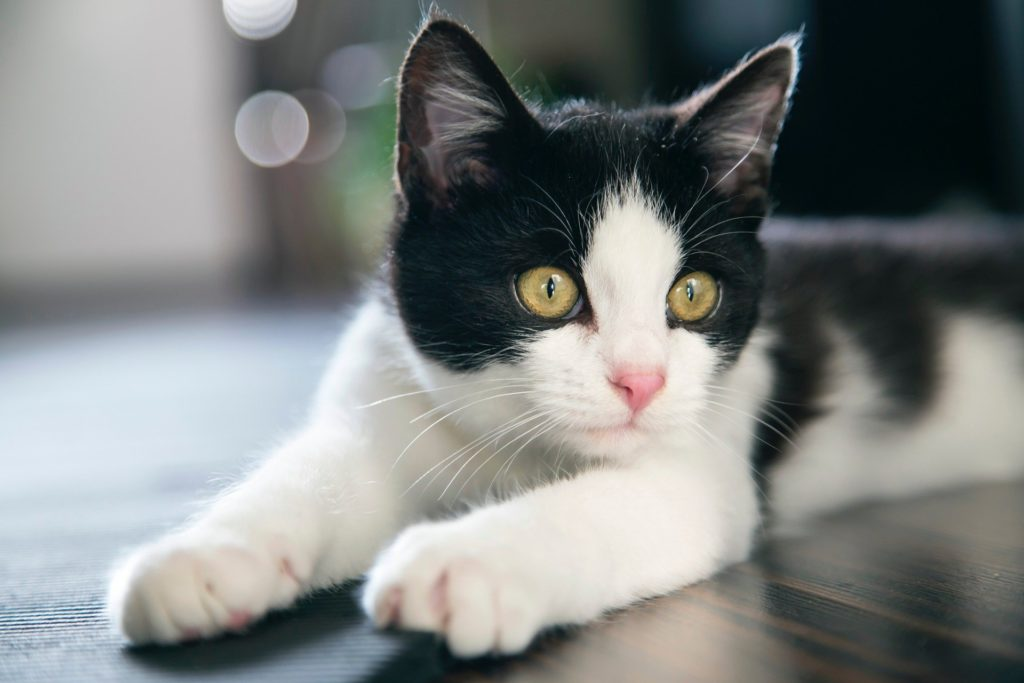
#> input picture images/cat.jpg, 1024 x 683 px, found by its file name
$ python histogram.py
#> lines starting #> are read from the running program, lines starting #| are printed output that depends on the picture; after the words box and inside, x2 and y2 are one past the last pixel; in counts of white or black regions, pixels touching at a corner belong together
import cv2 as cv
import matplotlib.pyplot as plt
import numpy as np

#historgram - a layer to visualize the pixel intensity distribution
#for grayscale, for rgb
img = cv.imread('/Users/zhenyabudnyk/PycharmProjects/OpenCV_learning2/images/cat.jpg')
#> img is the input picture: shape (683, 1024, 3); mean B, G, R 127.7, 129, 125.5
cv.imshow("man", img)

#to gray
gray = cv.cvtColor(img, cv.COLOR_RGB2GRAY)
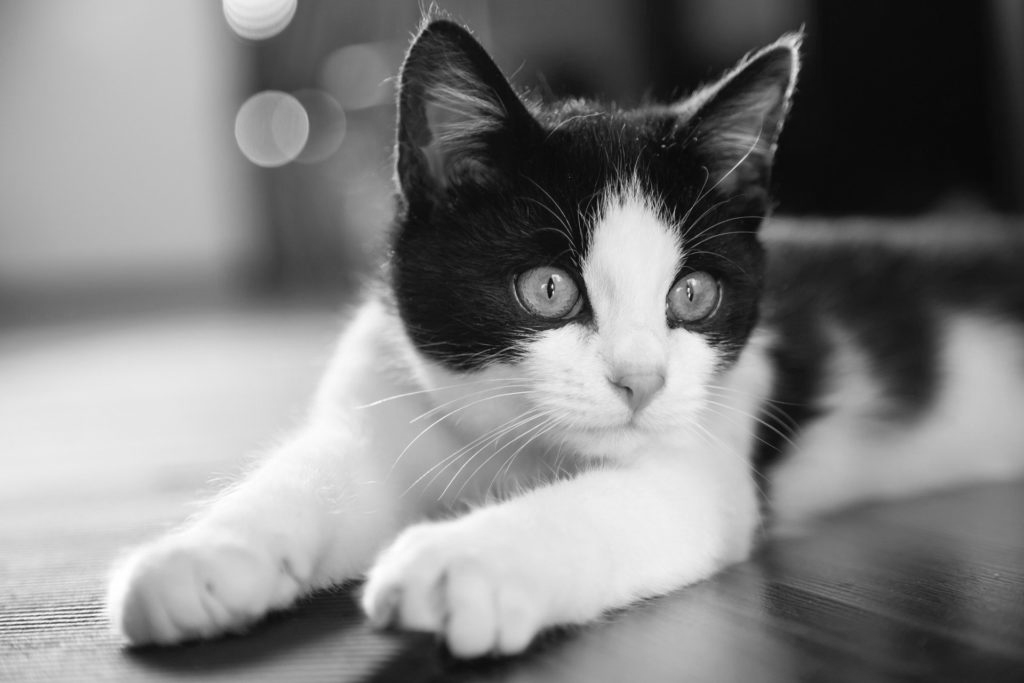
#> gray: shape (683, 1024); min 1, max 255, mean 128.2
cv.imshow(' gray ', gray)

blank = np.zeros(img.shape[:2], dtype='uint8')
mask = cv.circle(blank, (img.shape[1]//2, img.shape[0]//2), 100, 255, -1)
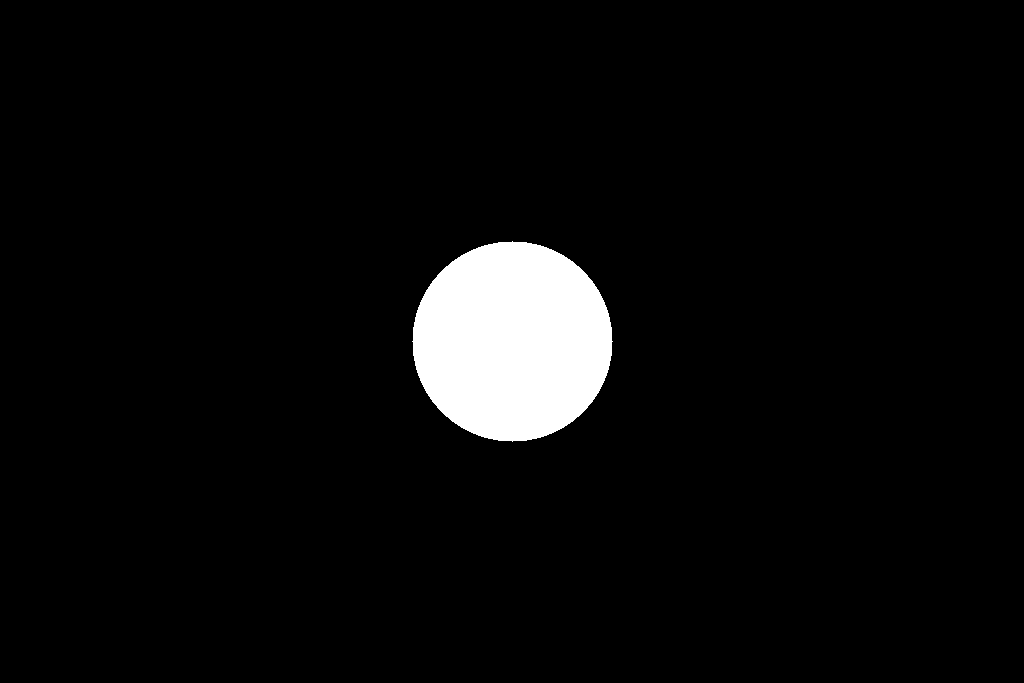
#> blank: shape (683, 1024); 4.5% white; 1 white region, box (x1, y1, x2, y2) and area: (412, 241, 613, 442) 31417
#cv.imshow('circle', circle)

masked = cv.bitwise_and(gray, gray, mask=mask)#make the mask
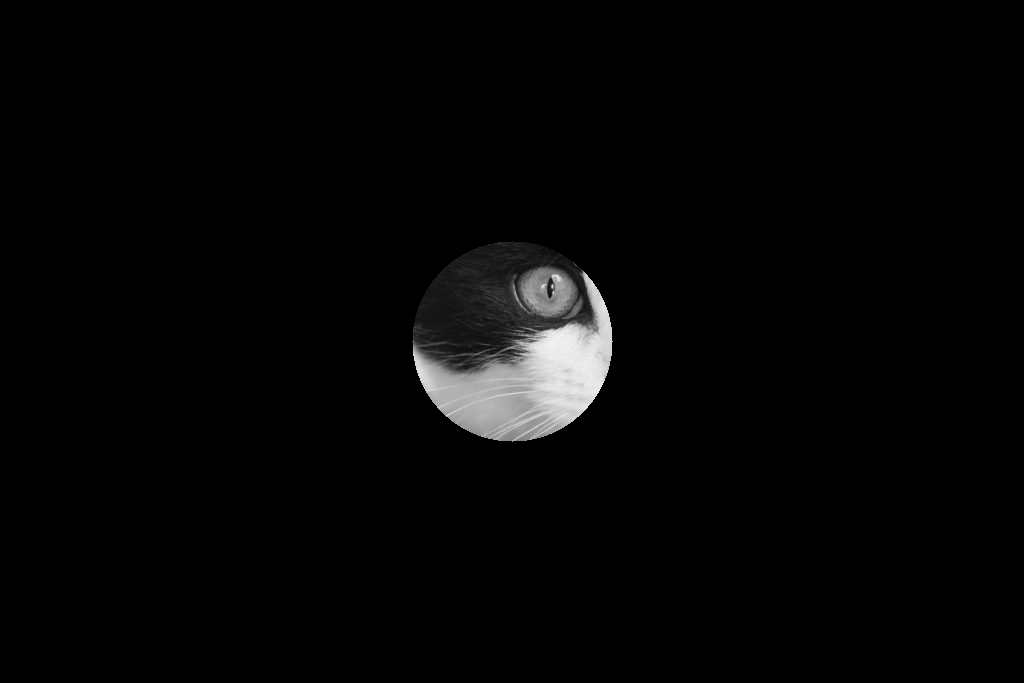
#> masked: shape (683, 1024); min 0, max 246, mean 5.3
cv.imshow('Mask', masked)

# [12 lines of commented-out code are left out]
colors = ('b', 'g', 'r')
for i,col in enumerate(colors):
    hist = cv.calcHist([img], [i], masked, [256], [0,256])
    plt.plot(hist, color=col)
    plt.xlim([0, 256])

plt.show()
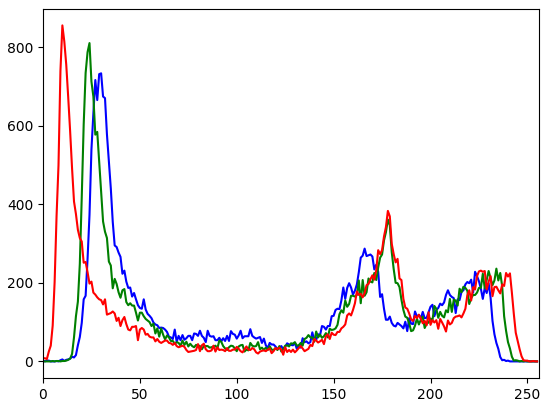
#> figure drawn by matplotlib, 1 panel; curve peaks at x = 30, y = 733; curve peaks at x = 24, y = 810; curve peaks at x = 10, y = 855


cv.waitKey(0)

$ run again, with images/322868_1100-800x825.jpg copied over images/cat.jpg
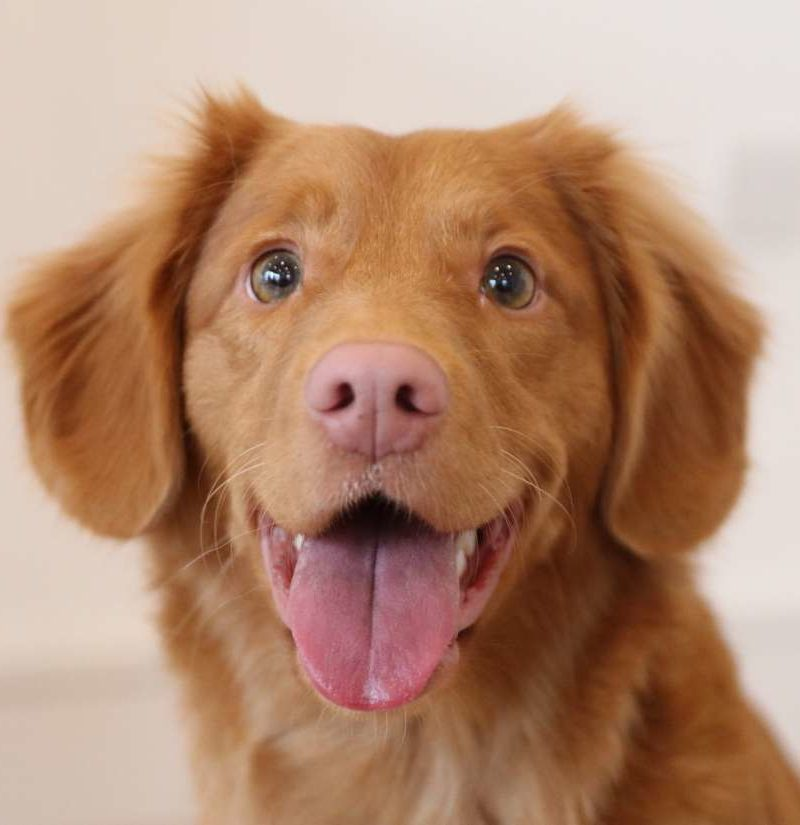
#> input picture images/322868_1100-800x825.jpg, 800 x 825 px, found by its file name
#> img is the input picture: shape (825, 800, 3); mean B, G, R 112.3, 137.1, 177.1
#> `mask = cv.circle(blank, (img.shape[1]//2, img.shape[0]//2), 100, 255, ..`:
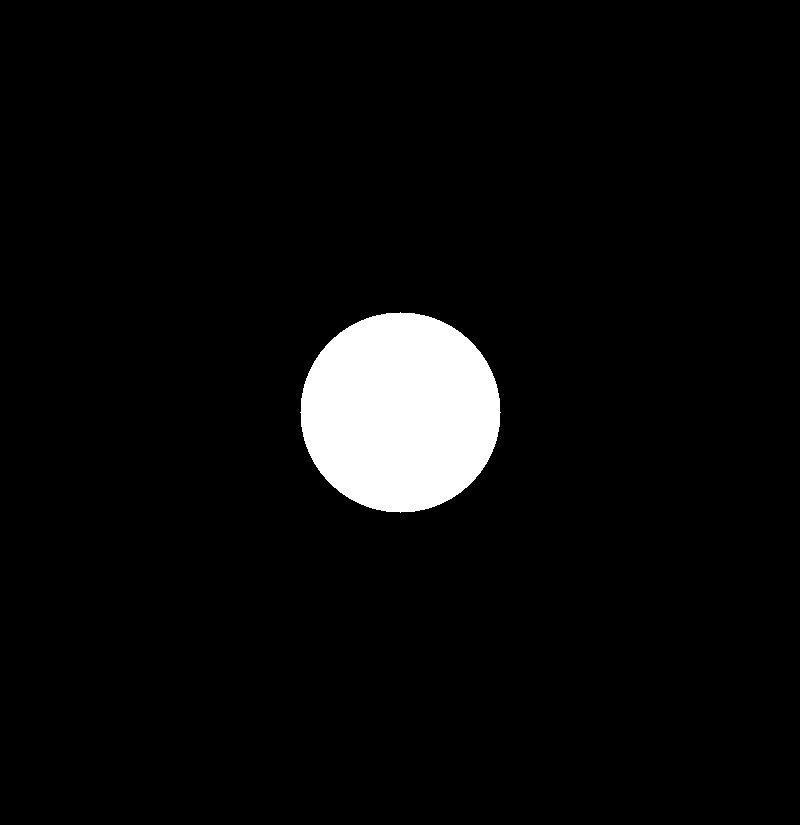
#> blank: shape (825, 800); 4.8% white; 1 white region, box (x1, y1, x2, y2) and area: (300, 312, 501, 513) 31417
#> `plt.show()`:
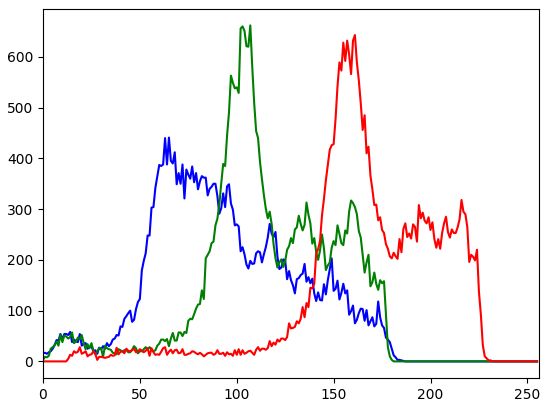
#> figure drawn by matplotlib, 1 panel; curve peaks at x = 65, y = 441; curve peaks at x = 107, y = 662; curve peaks at x = 161, y = 643

$ run again, with images/group1.jpg copied over images/cat.jpg
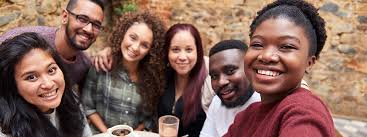
#> input picture images/group1.jpg, 367 x 137 px, found by its file name
#> img is the input picture: shape (137, 367, 3); mean B, G, R 89.8, 100.2, 133.4
#> `mask = cv.circle(blank, (img.shape[1]//2, img.shape[0]//2), 100, 255, ..`:
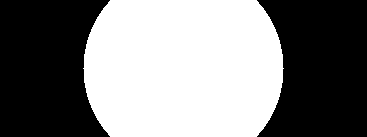
#> blank: shape (137, 367); 49.9% white; 1 white region, box (x1, y1, x2, y2) and area: (83, 0, 284, 137) 25073
#> `plt.show()`:
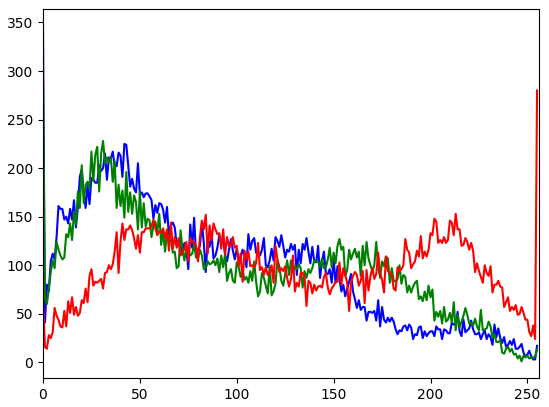
#> figure drawn by matplotlib, 1 panel; curve peaks at x = 0, y = 347; curve peaks at x = 0, y = 285; curve peaks at x = 255, y = 280
